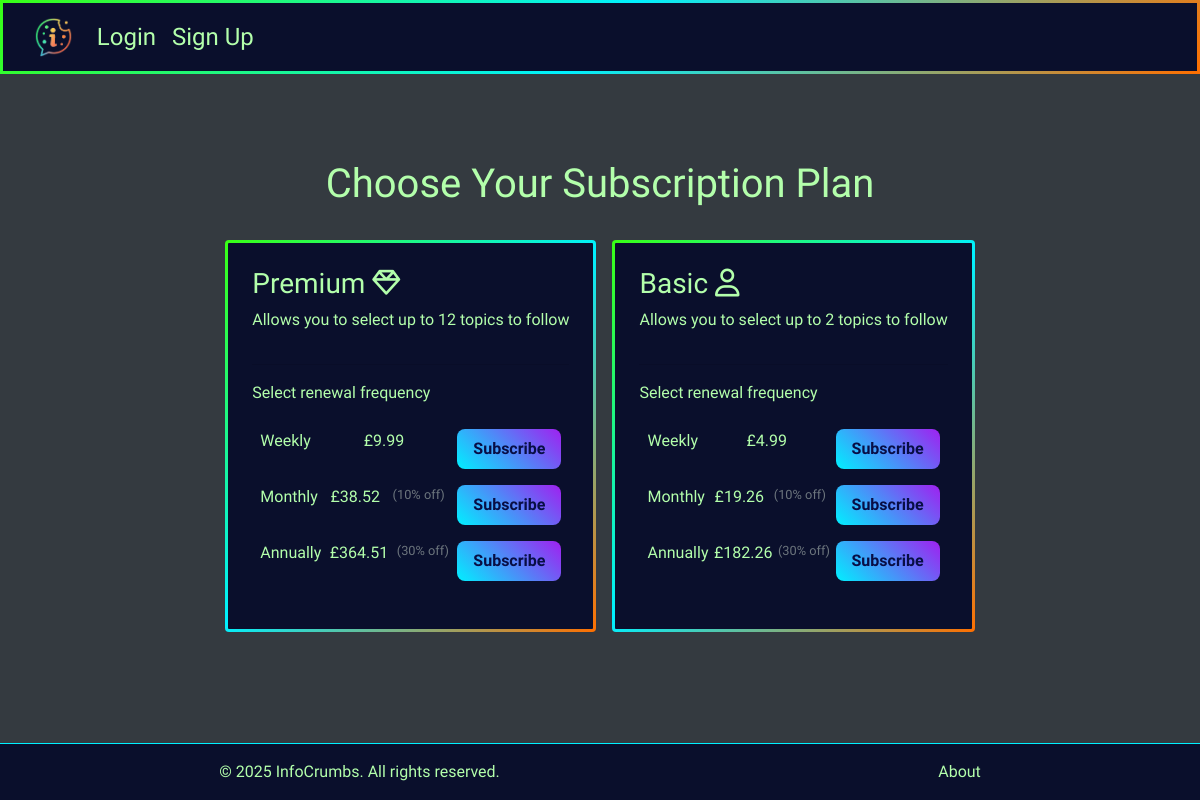
The page /subscriptions/choose/ on the database its author committed.
### subscriptions/models.py (models this page shows, shortened)
class SubscriptionPlan(models.Model):
    PLAN_CHOICES = [
        ('basic', 'Basic'),
        ('premium', 'Premium'),
    ]
    name = models.CharField(max_length=20, choices=PLAN_CHOICES, unique=True)
    topic_limit = models.PositiveIntegerField(default=2)
    price = models.DecimalField(max_digits=6, decimal_places=2, default=0.00)

class SubscriptionFrequency(models.Model):
    name = models.CharField(max_length=20, unique=True)
    duration_days = models.PositiveIntegerField()
    discount_percent = models.PositiveIntegerField(default=0)

### subscriptions/views.py (the view)
# urls.py: path('choose/', views.choose_plan, name='choose_plan'),
def choose_plan(request):
    plans = SubscriptionPlan.objects.all()
    frequencies = SubscriptionFrequency.objects.all()
    plan_options = []
    for plan in plans:
        frequency_options = []
        for freq in frequencies:
            price = calculate_subscription_price(plan.name, freq.duration_days)
            if price is not None:
                frequency_options.append({
                    'id': freq.id,
                    'name': freq.name,
                    'discount': freq.discount_percent,
                    'price': price,
                })
            else:
                print(f"Warning: Could not calculate price for plan '{plan.name}' and duration '{freq.duration_days}'")
        plan_options.append({
            'id': plan.id,
            'name': plan.get_name_display(),
            'topic_limit': plan.topic_limit,
            'frequencies': frequency_options
        })
    return render(request, 'subscriptions/choose_plan.html', {
        'plans': plan_options
    })

### subscriptions/utils.py (called while the page is built)
def calculate_subscription_price(plan_name, duration_days):
    try:
        plan = SubscriptionPlan.objects.get(name=plan_name)
    except SubscriptionPlan.DoesNotExist:
        return None
    try:
        frequency = SubscriptionFrequency.objects.get(
            duration_days=duration_days
            )
        discount_percent = frequency.discount_percent
    except SubscriptionFrequency.DoesNotExist:
        discount_percent = 0 # No discount if frequency not found
    MONTH_DAYS = 30
    number_of_billing_units = duration_days / MONTH_DAYS
    raw_total_price = float(plan.price) * number_of_billing_units
    discount_amount = raw_total_price * (discount_percent / 100)
    final_price = raw_total_price - discount_amount
    return round(final_price, 2)

### subscriptions/templates/subscriptions/choose_plan.html
{% extends "base.html" %}
{% load static %}
{% block content %}
<div class="container my-5">
    <h1 class="text-center mb-4">Choose Your Subscription Plan</h1>
    <div class="row g-4 justify-content-center">
        {% for plan in plans %}
            <div class="card bg-dark text-light gradient-border m-2 p-4">
                    {% if plan.name == 'Premium' %}
                        <h3>{{ plan.name }} <i class="fa-regular fa-gem"></i></h3>
                    {% else %}
                        <h3>{{ plan.name }} <i class="fa-regular fa-user"></i></h3>
                    {% endif %}
                <p>Allows you to select up to {{ plan.topic_limit }} topics to follow</p>
<hr>
                <p>Select renewal frequency</p>
                    <ul class="list-unstyled">
                            {% for freq in plan.frequencies %}
                            <li class="p-2 d-flex justify-content-between">
                                <p>{{ freq.name|default:"(empty Name)" }}</p>
                                <p>£{{ freq.price }}</p>
                                {% if freq.discount > 0 %}
                                    <small class="text-muted">({{ freq.discount }}% off)</small>
                                {% endif %}
                                <a href="{% url 'checkout' plan.id freq.id %}" class="btn neon-button">Subscribe</a>
                            </li>
                            {% endfor %}
                    </ul>
            </div>
        {% endfor %}
    </div>
</div>
{% endblock %}

### static/css/base.css (style rules this page uses)
:root { --bg-dark: #0A0F2C; --bg-alt: #1A103D; --bg-light: #2A1F52; --text-light: #B3FFAB; --text-dark: #080e45; --text-muted: #80A89C; --neon-green: #39FF14; --neon-orange: #FF6F00; --neon-blue: #00F0FF; --neon-purple: #A020F0; --neon-pink: #FF1493; --border-gradient: linear-gradient( 135deg, var(--neon-green) 0%, var(--neon-blue) 50%, var(--neon-orange) 100% ); --border-gradient-hover: linear-gradient( 100deg, var(--neon-green) 0%, var(--neon-blue) 50%, var(--neon-orange) 100% ); --button-gradient: linear-gradient( 45deg, var(--neon-blue), var(--neon-purple) ); --text-gradient: linear-gradient( 75deg, var(--neon-green), var(--neon-blue), var(--neon-orange), var(--neon-purple) ); --font-primary: 'Tilt Neon', sans-serif; --font-secondary: 'Courier New', Courier, monospace; --font-size-base: 16px; --font-size-sm: 14px; --font-size-md: 18px; --font-size-lg: 24px; --font-size-xl: 36px; --line-height-base: 1.6; --spacing-xs: 4px; --spacing-sm: 8px; --spacing-md: 16px; --spacing-lg: 24px; --spacing-xl: 48px; --border-width: 3px; --border-radius-sm: 4px; --border-radius-md: 8px; --border-radius-lg: 12px; --glow-effect: 0 0 10px var(--neon-green), 0 0 20px var(--neon-blue), 0 0 30px var(--neon-orange); --text-shadow-neon: 0 0 5px var(--neon-green), 0 0 10px var(--neon-blue); --box-shadow-elevate: 0 5px 15px rgba(0, 0, 0, 0.5); --transition-speed: 0.3s ease-in-out; --z-index-base: 1; --z-index-dropdown: 10; --z-index-modal: 100; --z-index-tooltip: 1000; }
body { background-color: var(--bg-dark); color: var(--text-light); font-family: var(--font-primary); margin: 0; padding: 0; display: flex; justify-content: center; align-items: center; height: 100vh; }
.gradient-border { border: var(--border-width) solid transparent; background: linear-gradient(to right, var(--bg-dark), var(--bg-dark)), var(--border-gradient); background-clip: padding-box, border-box; background-origin: border-box; }
.text-light { color: var(--text-light) !important; }
.neon-button { background: var(--button-gradient); color: var(--text-dark); padding: var(--spacing-sm) var(--spacing-md); border: none; border-radius: var(--border-radius-md); text-decoration: none; font-weight: bold; transition: transform var(--transition-speed); }

### rows shown on the page
SubscriptionPlan: name "Premium", topic_limit "12", price "9.99" "38.52" "364.51", discount "10" "30"
SubscriptionFrequency: name "Weekly" "Weekly"
SubscriptionFrequency: name "Monthly" "Monthly"
SubscriptionFrequency: name "Annually" "Annually"
SubscriptionPlan: name "Basic", topic_limit "2", price "4.99" "19.26" "182.26", discount "10" "30"
